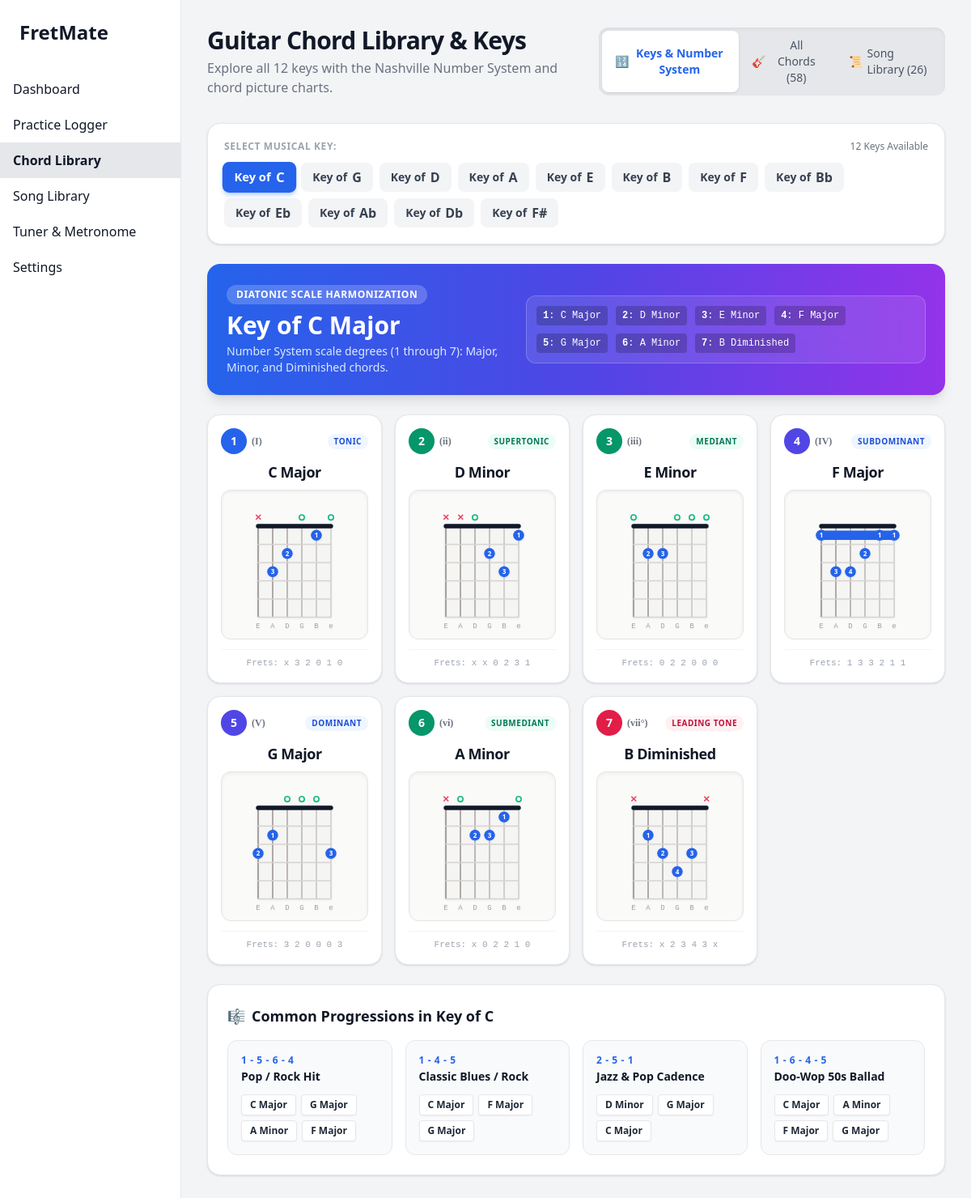
The app's page /library/ (signed in) with its own data.
### dashboard/models.py (models this page shows, shortened)
class Chord(models.Model):
    name = models.CharField(max_length=50, unique=True)
    GENRES = [('Rock', 'Rock'), ('Jazz', 'Jazz'), ('Pop', 'Pop'), ('Acoustic', 'Acoustic')]
    genre = models.CharField(max_length=20, choices=GENRES)
    DIFFICULTIES = [('Easy', 'Easy'), ('Medium', 'Medium'), ('Hard', 'Hard')]
    difficulty = models.CharField(max_length=20, choices=DIFFICULTIES)
    diagram_data = models.JSONField()  # e.g., {"frets": [0,2,2,1,0,0], "fingers": [0,1,2,3,0,0], "base_fret": 1}
    @property
    def diagram_json(self):
        return json.dumps(self.diagram_data)

### dashboard/views.py (the view)
# urls.py: path('library/', views.library, name='library'),
@login_required
def library(request):
    all_chords = Chord.objects.all().order_by('name')
    tabs = Tab.objects.all().prefetch_related('associated_chords')
    genre = request.GET.get('genre')
    difficulty = request.GET.get('difficulty')
    chords = all_chords
    if genre:
        chords = chords.filter(genre=genre)
        tabs = tabs.filter(genre=genre)
    if difficulty:
        chords = chords.filter(difficulty=difficulty)
    user_progress = UserChordProgress.objects.filter(user=request.user)
    mastered_ids = set(user_progress.filter(status='Mastered').values_list('chord_id', flat=True))
    learning_ids = set(user_progress.filter(status='Learning').values_list('chord_id', flat=True))
    all_chords_dict = {c.name: c for c in all_chords}
    available_keys = list(KEY_DEFINITIONS.keys())
    selected_key = request.GET.get('key', 'C')
    if selected_key not in KEY_DEFINITIONS:
        selected_key = 'C'
    key_chords = []
    for degree, roman, function_name, chord_name in KEY_DEFINITIONS[selected_key]:
        chord_obj = all_chords_dict.get(chord_name)
        key_chords.append({
            'degree': degree,
            'roman': roman,
            'function': function_name,
            'name': chord_name,
            'chord': chord_obj,
        })
    deg_map = {item['degree']: item['name'] for item in key_chords}
    common_progressions = [
        {'name': 'Pop / Rock Hit', 'formula': '1 - 5 - 6 - 4', 'chords': [deg_map.get(1), deg_map.get(5), deg_map.get(6), deg_map.get(4)]},
        {'name': 'Classic Blues / Rock', 'formula': '1 - 4 - 5', 'chords': [deg_map.get(1), deg_map.get(4), deg_map.get(5)]},
        {'name': 'Jazz & Pop Cadence', 'formula': '2 - 5 - 1', 'chords': [deg_map.get(2), deg_map.get(5), deg_map.get(1)]},
        {'name': 'Doo-Wop 50s Ballad', 'formula': '1 - 6 - 4 - 5', 'chords': [deg_map.get(1), deg_map.get(6), deg_map.get(4), deg_map.get(5)]},
    ]
    return render(request, 'library.html', {
        'chords': chords,
        'tabs': tabs,
        'user_progress': user_progress,
        'mastered_ids': mastered_ids,
        'learning_ids': learning_ids,
        'selected_genre': genre or '',
        'selected_difficulty': difficulty or '',
        'available_keys': available_keys,
        'selected_key': selected_key,
        'key_chords': key_chords,
        'common_progressions': common_progressions,
    })

### templates/library.html (shortened to what this page needs)
{% extends 'base.html' %}
{% load static %}
{% block content %}
<div class="max-w-7xl mx-auto space-y-8">
    <div class="flex flex-col md:flex-row md:items-center justify-between gap-4">
        <div>
            <h2 class="text-3xl font-extrabold tracking-tight">Guitar Chord Library & Keys</h2>
            <p class="text-gray-500 dark:text-gray-400 mt-1">Explore all 12 keys with the Nashville Number System and chord picture charts.</p>
        </div>
        <div class="flex rounded-xl bg-gray-200 dark:bg-gray-700/80 p-1 self-start md:self-auto shadow-inner">
            <button id="tabBtnKeys" class="px-4 py-2 text-sm font-bold rounded-lg bg-white dark:bg-gray-800 text-blue-600 dark:text-blue-400 shadow transition flex items-center gap-1.5">
                <span>🔢</span> Keys & Number System
            </button>
            <button id="tabBtnAllChords" class="px-4 py-2 text-sm font-medium rounded-lg text-gray-600 dark:text-gray-300 hover:text-gray-900 dark:hover:text-gray-100 transition flex items-center gap-1.5">
                <span>🎸</span> All Chords ({{ chords|length }})
            </button>
            <a href="{% url 'songs' %}" class="px-4 py-2 text-sm font-medium rounded-lg text-gray-600 dark:text-gray-300 hover:text-gray-900 dark:hover:text-gray-100 transition flex items-center gap-1.5">
                <span>📜</span> Song Library ({{ tabs|length }})
            </a>
        </div>
    </div>
    <div id="keysSection" class="space-y-6">
        <div class="bg-white dark:bg-gray-800 p-5 rounded-2xl shadow border border-gray-200 dark:border-gray-700 space-y-3">
            <div class="flex items-center justify-between">
                <span class="text-xs font-bold text-gray-400 uppercase tracking-wider">Select Musical Key:</span>
                <span class="text-xs font-medium text-gray-500 dark:text-gray-400">12 Keys Available</span>
            </div>
            <div class="flex flex-wrap gap-2">
                {% for key in available_keys %}
                <a href="?key={{ key }}" class="px-3.5 py-1.5 rounded-lg text-sm font-bold transition flex items-center gap-1.5
                    {% if key == selected_key %} bg-blue-600 text-white shadow-md shadow-blue-500/30 scale-105
                    {% else %} bg-gray-100 dark:bg-gray-700/60 text-gray-700 dark:text-gray-200 hover:bg-gray-200 dark:hover:bg-gray-600 {% endif %}">
                    <span>Key of</span> <span class="text-base font-black">{{ key }}</span>
                </a>
                {% endfor %}
            </div>
        </div>
        <div class="bg-gradient-to-r from-blue-600 via-indigo-600 to-purple-600 text-white p-6 rounded-2xl shadow-lg">
            <div class="flex flex-col md:flex-row md:items-center justify-between gap-4">
                <div>
                    <div class="inline-block px-3 py-1 rounded-full bg-white/20 text-xs font-bold uppercase tracking-wider mb-2">
                        Diatonic Scale Harmonization
                    </div>
                    <h3 class="text-2xl md:text-3xl font-black">Key of {{ selected_key }} Major</h3>
                    <p class="text-blue-100 text-sm mt-1">Number System scale degrees (1 through 7): Major, Minor, and Diminished chords.</p>
                </div>
                <div class="bg-white/10 backdrop-blur-md rounded-xl p-3 border border-white/20 font-mono text-xs flex flex-wrap gap-2.5">
                    {% for item in key_chords %}
                        <span class="px-2 py-1 rounded bg-black/20">
                            <strong>{{ item.degree }}</strong>: {{ item.name }}
                        </span>
                    {% endfor %}
                </div>
            </div>
        </div>
        <div class="grid grid-cols-1 sm:grid-cols-2 md:grid-cols-3 lg:grid-cols-4 xl:grid-cols-7 gap-4">
            {% for item in key_chords %}
            <div class="chord-card bg-white dark:bg-gray-800 rounded-2xl shadow border border-gray-200 dark:border-gray-700 p-4 flex flex-col justify-between hover:shadow-xl hover:border-blue-400 dark:hover:border-blue-500 transition-all group" data-degree="{{ item.degree }}">
                <div>
                    <div class="flex items-center justify-between mb-2">
                        <div class="flex items-center gap-1.5">
                            <span class="w-8 h-8 rounded-full flex items-center justify-center font-black text-sm text-white shadow-sm
                                {% if item.degree == 1 %} bg-blue-600
                                {% elif item.degree == 4 or item.degree == 5 %} bg-indigo-600
                                {% elif item.degree == 7 %} bg-rose-600
                                {% else %} bg-emerald-600 {% endif %}">
                                {{ item.degree }}
                            </span>
                            <span class="font-bold text-xs text-gray-500 dark:text-gray-400 font-serif">({{ item.roman }})</span>
                        </div>
                        <span class="text-[10px] uppercase font-bold tracking-wider px-2 py-0.5 rounded-full
                            {% if 'Major' in item.name %} bg-blue-50 dark:bg-blue-900/40 text-blue-700 dark:text-blue-300
                            {% elif 'Minor' in item.name %} bg-emerald-50 dark:bg-emerald-900/40 text-emerald-700 dark:text-emerald-300
                            {% else %} bg-rose-50 dark:bg-rose-900/40 text-rose-700 dark:text-rose-300 {% endif %}">
                            {{ item.function }}
                        </span>
                    </div>
                    <h4 class="font-extrabold text-lg text-gray-900 dark:text-gray-100 text-center tracking-tight mb-2">
                        {{ item.name }}
                    </h4>
                    <div class="chord-diagram-container flex justify-center py-2 bg-stone-50 dark:bg-gray-900/90 rounded-xl border border-stone-200 dark:border-gray-700/80 shadow-inner my-1">
                    </div>
                </div>
                <div class="pt-2 mt-2 border-t border-gray-100 dark:border-gray-700/60 text-center font-mono text-[11px] text-gray-400">
                    {% if item.chord %}
                        Frets: {% for f in item.chord.diagram_data.frets %}{% if f == -1 %}x{% else %}{{ f }}{% endif %}{% if not forloop.last %} {% endif %}{% endfor %}
                    {% else %}
                        Standard Shape
                    {% endif %}
                </div>
            </div>
            {% endfor %}
        </div>
        <div class="bg-white dark:bg-gray-800 p-6 rounded-2xl shadow border border-gray-200 dark:border-gray-700">
            <h4 class="text-lg font-bold mb-4 flex items-center gap-2">
                <span>🎼</span> Common Progressions in Key of {{ selected_key }}
            </h4>
            <div class="grid grid-cols-1 md:grid-cols-2 lg:grid-cols-4 gap-4">
                {% for prog in common_progressions %}
                <div class="p-4 rounded-xl bg-gray-50 dark:bg-gray-900 border border-gray-200 dark:border-gray-700 flex flex-col justify-between">
                    <div>
                        <div class="text-xs font-bold text-blue-600 dark:text-blue-400 uppercase tracking-wider">{{ prog.formula }}</div>
                        <div class="font-bold text-sm text-gray-900 dark:text-gray-100 mt-0.5">{{ prog.name }}</div>
                        <div class="flex flex-wrap gap-1.5 mt-3">
                            {% for c in prog.chords %}
                                <span class="px-2.5 py-1 rounded bg-white dark:bg-gray-800 border border-gray-200 dark:border-gray-700 text-xs font-extrabold text-gray-800 dark:text-gray-200 shadow-sm">
                                    {{ c }}
                                </span>
                            {% endfor %}
                        </div>
                    </div>
                </div>
                {% endfor %}
            </div>
        </div>
    </div>
</div>
{% endblock %}

### records on screen
Chord: degree "1", name "C Major", roman "I", function "TONIC", frets "3" "2" "0" "1" "0"
Chord: degree "2", name "D Minor", roman "ii", function "SUPERTONIC", frets "0" "2" "3" "1"
Chord: degree "3", name "E Minor", roman "iii", function "MEDIANT", frets "0" "2" "2" "0" "0" "0"
Chord: degree "4", name "F Major", roman "IV", function "SUBDOMINANT", frets "1" "3" "3" "2" "1" "1"
Chord: degree "5", name "G Major", roman "V", function "DOMINANT", frets "3" "2" "0" "0" "0" "3"
Chord: degree "6", name "A Minor", roman "vi", function "SUBMEDIANT", frets "0" "2" "2" "1" "0"
Chord: degree "7", name "B Diminished", roman "vii°", function "LEADING TONE", frets "2" "3" "4" "3"

### other values on screen
{{ chords|length }} "58"
{{ tabs|length }} "26"
{{ key }} "C" "G" "D" "A" "E" "B" "F" "Bb" "Eb" "Ab" "Db" "F#"
{{ selected_key }} "C"
{{ prog.formula }} "1 - 5 - 6 - 4" "1 - 4 - 5" "2 - 5 - 1" "1 - 6 - 4 - 5"
{{ prog.name }} "Pop / Rock Hit" "Classic Blues / Rock" "Jazz & Pop Cadence" "Doo-Wop 50s Ballad"
{{ c }} "C Major" "G Major" "A Minor" "F Major" "C Major" "F Major" "G Major" "D Minor" "G Major" "C Major" "C Major" "A Minor" "F Major" "G Major"
